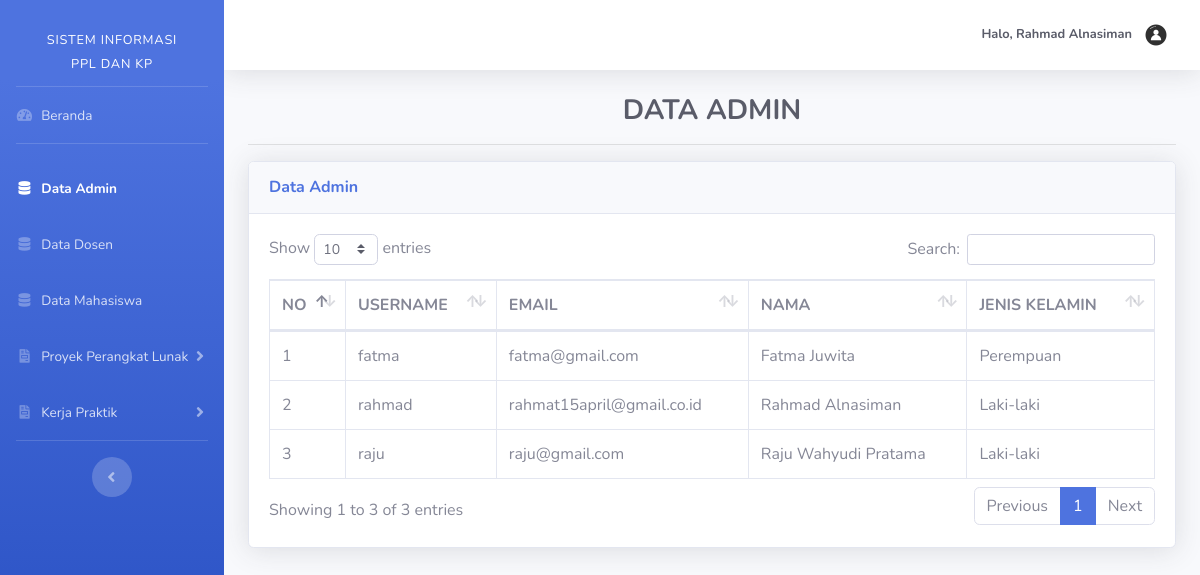
/admin/dataAdmin.php (signed in), run on the app's committed database.
### tables this page shows
CREATE TABLE `tb_user` (
  `id_user` int(11) NOT NULL,
  `email` varchar(50) NOT NULL,
  `username` varchar(25) DEFAULT NULL,
  `nip` varchar(18) DEFAULT NULL,
  `npm` varchar(9) DEFAULT NULL,
  `password` varchar(100) NOT NULL,
  `nama` varchar(50) NOT NULL,
  `jk` enum('L','P') NOT NULL,
  `angkatan` varchar(4) DEFAULT NULL,
  `role_id` enum('1','2','3') NOT NULL
);

### admin/dataAdmin.php (the view, shortened to what this page needs)
<?php
  include '../koneksi.php';
  include '../templates/header.php';
  include '../templates/sidebarAdmin.php';
  $Admin = mysqli_query($koneksi, "SELECT * FROM tb_user WHERE role_id='1' ORDER BY username ASC");
?>
<div class="container-fluid">
    <h3 class="text-dark text-center font-weight-bold">DATA ADMIN</h3><hr>
    <div class="card shadow mb-4">
        <div class="card-header py-3">
            <h6 class="m-0 font-weight-bold text-primary">Data Admin</h6>
        </div>
        <div class="card-body">
            <div class="table-responsive">
                <table class="table table-bordered" id="dataTable" width="100%" cellspacing="0">
                    <thead>
                        <tr>
                            <th>NO</th>
                            <th>USERNAME</th>
                            <th>EMAIL</th>
                            <th>NAMA</th>
                            <th>JENIS KELAMIN</th>
                        </tr>
                    </thead>
                    <tbody>
                    <?php
                        $no = 1;
                        while ($admin = mysqli_fetch_array($Admin)) {
                    ?>
                        <tr>
                            <td><?php echo $no++ ?></td>
                            <td><?php echo $admin['username'];?>
                            <td><?php echo $admin['email'];?>
                            <td><?php echo $admin['nama'] ?></td>
                            <td><?php if($admin['jk'] == 'L'){
                                echo "Laki-laki";
                            }else {
                                echo "Perempuan";
                            } ?></td>
                        </tr>
                    <?php } ?>
                    </tbody>
                </table>
            </div>
        </div>
    </div>
</div>
<?php include '../templates/footer.php'; ?>

### data on the page
tb_user: username "fatma", email "fatma@gmail.com", nama "Fatma Juwita", jk "Perempuan"
tb_user: username "rahmad", email "rahmat15april@gmail.co.id", nama "Rahmad Alnasiman", jk "Laki-laki"
tb_user: username "raju", email "raju@gmail.com", nama "Raju Wahyudi Pratama", jk "Laki-laki"
